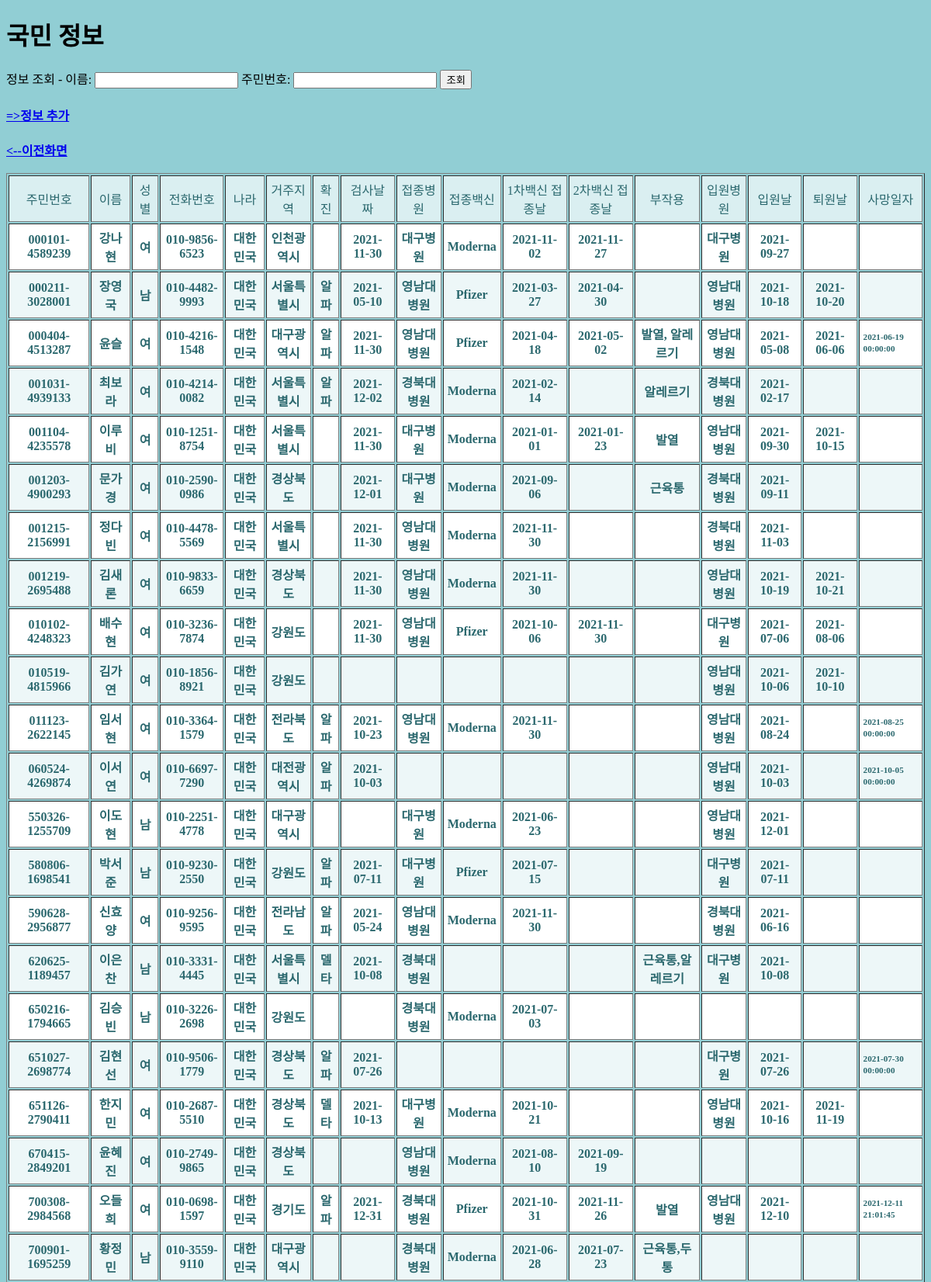
Screenshot of /korean.php (upper part) with the database file from the repository.
### tables this page shows
CREATE TABLE `people` (
  `ssn` varchar(16) NOT NULL,
  `name` varchar(30) NOT NULL,
  `sex` char(2) DEFAULT NULL,
  `phone_number` varchar(15) DEFAULT NULL,
  `country` varchar(15) NOT NULL,
  `location` varchar(20) DEFAULT NULL,
  `positive` varchar(10) DEFAULT NULL,
  `pcr_date` date DEFAULT NULL,
  `vaccination_hospital` varchar(30) DEFAULT NULL,
  `vaccine` varchar(20) DEFAULT NULL,
  `2st_vaccination_date` date DEFAULT NULL,
  `1st_vaccination_date` date DEFAULT NULL,
  `side_effect` varchar(20) DEFAULT NULL,
  `hospitalization_hospital` varchar(30) DEFAULT NULL,
  `hospitalization_date` date DEFAULT NULL,
  `discharge_date` date DEFAULT NULL,
  `deathday` datetime DEFAULT NULL,
  PRIMARY KEY (`ssn`),
  KEY `people_fk1` (`country`),
  KEY `people_fk3` (`hospitalization_hospital`),
  KEY `people_fk2` (`vaccination_hospital`),
  KEY `people_fk4` (`vaccine`),
  CONSTRAINT `people_fk1` FOREIGN KEY (`country`) REFERENCES `government` (`country`) ON DELETE CASCADE ON UPDATE CASCADE,
  CONSTRAINT `people_fk2` FOREIGN KEY (`vaccination_hospital`) REFERENCES `hospital` (`name`) ON DELETE CASCADE ON UPDATE CASCADE,
  CONSTRAINT `people_fk3` FOREIGN KEY (`hospitalization_hospital`) REFERENCES `hospital` (`name`) ON DELETE CASCADE ON UPDATE CASCADE,
  CONSTRAINT `people_fk4` FOREIGN KEY (`vaccine`) REFERENCES `pharmacist` (`name`) ON DELETE CASCADE ON UPDATE CASCADE
);

### htdocs/korean.php (the view, shortened to what this page needs)
<!doctype html>
<html lang="kr">
	<head>
</head>
<HTML>
	<HEAD>
	</HEAD>
	<BODY>
	<h1> 국민 정보 </h1>
		<FORM METHOD="post" ACTION="korean_check.php">
			정보 조회 - 이름: <INPUT TYPE = "text" NAME="name" >  주민번호: <INPUT TYPE = "text" NAME="ssn">
			<INPUT TYPE="submit" VALUE="조회">
			<br>
		</FORM>
		<h4><a href='korean_insert.php'> =>정보 추가 </a> <h4>
	</BODY>
</HTML>
<?php
	echo "<a href='index_kor.php'> <--이전화면 <br></a>";
	$con=mysqli_connect("localhost", "root", "1234", "covid-19") or die("covid-19 접속 실패 !!");
	$sql ="SELECT * FROM people WHERE country='대한민국'";
	$ret = mysqli_query($con, $sql);
	function date_default($date){
        if($date=='0000-00-00' | $date=='0000-00-00 00:00:00'){
            $date='';
        }
        return $date;
    }
	echo "<br> <TABLE border=1>";
	echo "<TR>";
	echo "<TH>주민번호</TH><TH>이름</TH><TH>성별</TH><TH>전화번호</TH><TH>나라</TH><TH>거주지역</TH><TH>확진</TH><TH>검사날짜</TH>";
	echo "<TH>접종병원</TH><TH>접종백신</TH><TH>1차백신 접종날</TH><TH>2차백신 접종날</TH><TH>부작용</TH><TH>입원병원</TH><TH>입원날</TH><TH>퇴원날</TH><TH>사망일자</TH>";
	echo "</TR>";
	while($row = mysqli_fetch_array($ret)) {
		$pcr_date = date_default($row['pcr_date']);
		$fst_vaccination_date = date_default($row['1st_vaccination_date']);
    	$scd_vaccination_date = date_default($row['2st_vaccination_date']);
    	$hospitalization_date = date_default($row['hospitalization_date']);
    	$discharge_date = date_default($row['discharge_date']);
    	$deathday = date_default($row['deathday']);
		echo "<TR>";
		echo "<TD>", $row['ssn'], "</TD>";
		echo "<TD>", $row['name'], "</TD>";
		echo "<TD>", $row['sex'], "</TD>";
		echo "<TD>", $row['phone_number'], "</TD>";
		echo "<TD>", $row['country'], "</TD>";
		echo "<TD>", $row['location'], "</TD>";
		echo "<TD>", $row['positive'], "</TD>";
		echo "<TD>", $pcr_date, "</TD>";
		echo "<TD>", $row['vaccination_hospital'], "</TD>";
    echo "<TD>", $row['vaccine'], "</TD>";
		echo "<TD>", $fst_vaccination_date, "</TD>";
		echo "<TD>", $scd_vaccination_date, "</TD>";
		echo "<TD>", $row['side_effect'], "</TD>";
		echo "<TD>", $row['hospitalization_hospital'], "</TD>";
		echo "<TD>", $hospitalization_date, "</TD>";
		echo "<TD>", $discharge_date, "</TD>";
		echo "<TD>", $deathday, "</TD>";
		echo "</TR>";
	}
	echo "</TABLE>"."<br>";
?>

### htdocs/korean.php (style rules this page uses)
body { background-color: #91ced4; }
body * { box-sizing: border-box; }
table { width: 100%; }
table td, table th { color: #2b686e; padding: 5px; }
table td { text-align: center; vertical-align: middle; }
table td:last-child { font-size: 0.7em; line-height: 1.4; text-align: left; }
table th { background-color: #daeff1; font-weight: 200; }
table tr:nth-child(2n) { background-color: white; }
table tr:nth-child(2n+1) { background-color: #edf7f8; }

### rows the page displays
people: ssn "000101-4589239", name "강나현", sex "여", phone_number "010-9856-6523", country "대한민국", location "인천광역시", pcr_date "2021-11-30", vaccination_hospital "대구병원", vaccine "Moderna", 1st_vaccination_date "2021-11-02", 2st_vaccination_date "2021-11-27", hospitalization_hospital "대구병원", hospitalization_date "2021-09-27"
people: ssn "000211-3028001", name "장영국", sex "남", phone_number "010-4482-9993", country "대한민국", location "서울특별시", positive "알파", pcr_date "2021-05-10", vaccination_hospital "영남대병원", vaccine "Pfizer", 1st_vaccination_date "2021-03-27", 2st_vaccination_date "2021-04-30", hospitalization_hospital "영남대병원", hospitalization_date "2021-10-18", discharge_date "2021-10-20"
people: ssn "000404-4513287", name "윤슬", sex "여", phone_number "010-4216-1548", country "대한민국", location "대구광역시", positive "알파", pcr_date "2021-11-30", vaccination_hospital "영남대병원", vaccine "Pfizer", 1st_vaccination_date "2021-04-18", 2st_vaccination_date "2021-05-02", side_effect "발열, 알레르기", hospitalization_hospital "영남대병원", hospitalization_date "2021-05-08", discharge_date "2021-06-06", deathday "2021-06-19 00:00:00"
people: ssn "001031-4939133", name "최보라", sex "여", phone_number "010-4214-0082", country "대한민국", location "서울특별시", positive "알파", pcr_date "2021-12-02", vaccination_hospital "경북대병원", vaccine "Moderna", 1st_vaccination_date "2021-02-14", side_effect "알레르기", hospitalization_hospital "경북대병원", hospitalization_date "2021-02-17"
people: ssn "001104-4235578", name "이루비", sex "여", phone_number "010-1251-8754", country "대한민국", location "서울특별시", pcr_date "2021-11-30", vaccination_hospital "대구병원", vaccine "Moderna", 1st_vaccination_date "2021-01-01", 2st_vaccination_date "2021-01-23", side_effect "발열", hospitalization_hospital "영남대병원", hospitalization_date "2021-09-30", discharge_date "2021-10-15"
people: ssn "001203-4900293", name "문가경", sex "여", phone_number "010-2590-0986", country "대한민국", location "경상북도", pcr_date "2021-12-01", vaccination_hospital "대구병원", vaccine "Moderna", 1st_vaccination_date "2021-09-06", side_effect "근육통", hospitalization_hospital "경북대병원", hospitalization_date "2021-09-11"
people: ssn "001215-2156991", name "정다빈", sex "여", phone_number "010-4478-5569", country "대한민국", location "서울특별시", pcr_date "2021-11-30", vaccination_hospital "영남대병원", vaccine "Moderna", 1st_vaccination_date "2021-11-30", hospitalization_hospital "경북대병원", hospitalization_date "2021-11-03"
people: ssn "001219-2695488", name "김새론", sex "여", phone_number "010-9833-6659", country "대한민국", location "경상북도", pcr_date "2021-11-30", vaccination_hospital "영남대병원", vaccine "Moderna", 1st_vaccination_date "2021-11-30", hospitalization_hospital "영남대병원", hospitalization_date "2021-10-19", discharge_date "2021-10-21"
people: ssn "010102-4248323", name "배수현", sex "여", phone_number "010-3236-7874", country "대한민국", location "강원도", pcr_date "2021-11-30", vaccination_hospital "영남대병원", vaccine "Pfizer", 1st_vaccination_date "2021-10-06", 2st_vaccination_date "2021-11-30", hospitalization_hospital "대구병원", hospitalization_date "2021-07-06", discharge_date "2021-08-06"
people: ssn "010519-4815966", name "김가연", sex "여", phone_number "010-1856-8921", country "대한민국", location "강원도", hospitalization_hospital "영남대병원", hospitalization_date "2021-10-06", discharge_date "2021-10-10"
people: ssn "011123-2622145", name "임서현", sex "여", phone_number "010-3364-1579", country "대한민국", location "전라북도", positive "알파", pcr_date "2021-10-23", vaccination_hospital "영남대병원", vaccine "Moderna", 1st_vaccination_date "2021-11-30", hospitalization_hospital "영남대병원", hospitalization_date "2021-08-24", deathday "2021-08-25 00:00:00"
people: ssn "060524-4269874", name "이서연", sex "여", phone_number "010-6697-7290", country "대한민국", location "대전광역시", positive "알파", pcr_date "2021-10-03", hospitalization_hospital "영남대병원", hospitalization_date "2021-10-03", deathday "2021-10-05 00:00:00"
people: ssn "550326-1255709", name "이도현", sex "남", phone_number "010-2251-4778", country "대한민국", location "대구광역시", vaccination_hospital "대구병원", vaccine "Moderna", 1st_vaccination_date "2021-06-23", hospitalization_hospital "영남대병원", hospitalization_date "2021-12-01"
people: ssn "580806-1698541", name "박서준", sex "남", phone_number "010-9230-2550", country "대한민국", location "강원도", positive "알파", pcr_date "2021-07-11", vaccination_hospital "대구병원", vaccine "Pfizer", 1st_vaccination_date "2021-07-15", hospitalization_hospital "대구병원", hospitalization_date "2021-07-11"
people: ssn "590628-2956877", name "신효양", sex "여", phone_number "010-9256-9595", country "대한민국", location "전라남도", positive "알파", pcr_date "2021-05-24", vaccination_hospital "영남대병원", vaccine "Moderna", 1st_vaccination_date "2021-11-30", hospitalization_hospital "경북대병원", hospitalization_date "2021-06-16"
people: ssn "620625-1189457", name "이은찬", sex "남", phone_number "010-3331-4445", country "대한민국", location "서울특별시", positive "델타", pcr_date "2021-10-08", vaccination_hospital "경북대병원", side_effect "근육통,알레르기", hospitalization_hospital "대구병원", hospitalization_date "2021-10-08"
people: ssn "650216-1794665", name "김승빈", sex "남", phone_number "010-3226-2698", country "대한민국", location "강원도", vaccination_hospital "경북대병원", vaccine "Moderna", 1st_vaccination_date "2021-07-03"
people: ssn "651027-2698774", name "김현선", sex "여", phone_number "010-9506-1779", country "대한민국", location "경상북도", positive "알파", pcr_date "2021-07-26", hospitalization_hospital "대구병원", hospitalization_date "2021-07-26", deathday "2021-07-30 00:00:00"
people: ssn "651126-2790411", name "한지민", sex "여", phone_number "010-2687-5510", country "대한민국", location "경상북도", positive "델타", pcr_date "2021-10-13", vaccination_hospital "대구병원", vaccine "Moderna", 1st_vaccination_date "2021-10-21", hospitalization_hospital "영남대병원", hospitalization_date "2021-10-16", discharge_date "2021-11-19"
people: ssn "670415-2849201", name "윤혜진", sex "여", phone_number "010-2749-9865", country "대한민국", location "경상북도", vaccination_hospital "영남대병원", vaccine "Moderna", 1st_vaccination_date "2021-08-10", 2st_vaccination_date "2021-09-19"
people: ssn "700308-2984568", name "오들희", sex "여", phone_number "010-0698-1597", country "대한민국", location "경기도", positive "알파", pcr_date "2021-12-31", vaccination_hospital "경북대병원", vaccine "Pfizer", 1st_vaccination_date "2021-10-31", 2st_vaccination_date "2021-11-26", side_effect "발열", hospitalization_hospital "영남대병원", hospitalization_date "2021-12-10", deathday "2021-12-11 21:01:45"
people: ssn "700901-1695259", name "황정민", sex "남", phone_number "010-3559-9110", country "대한민국", location "대구광역시", vaccination_hospital "경북대병원", vaccine "Moderna", 1st_vaccination_date "2021-06-28", 2st_vaccination_date "2021-07-23", side_effect "근육통,두통"
